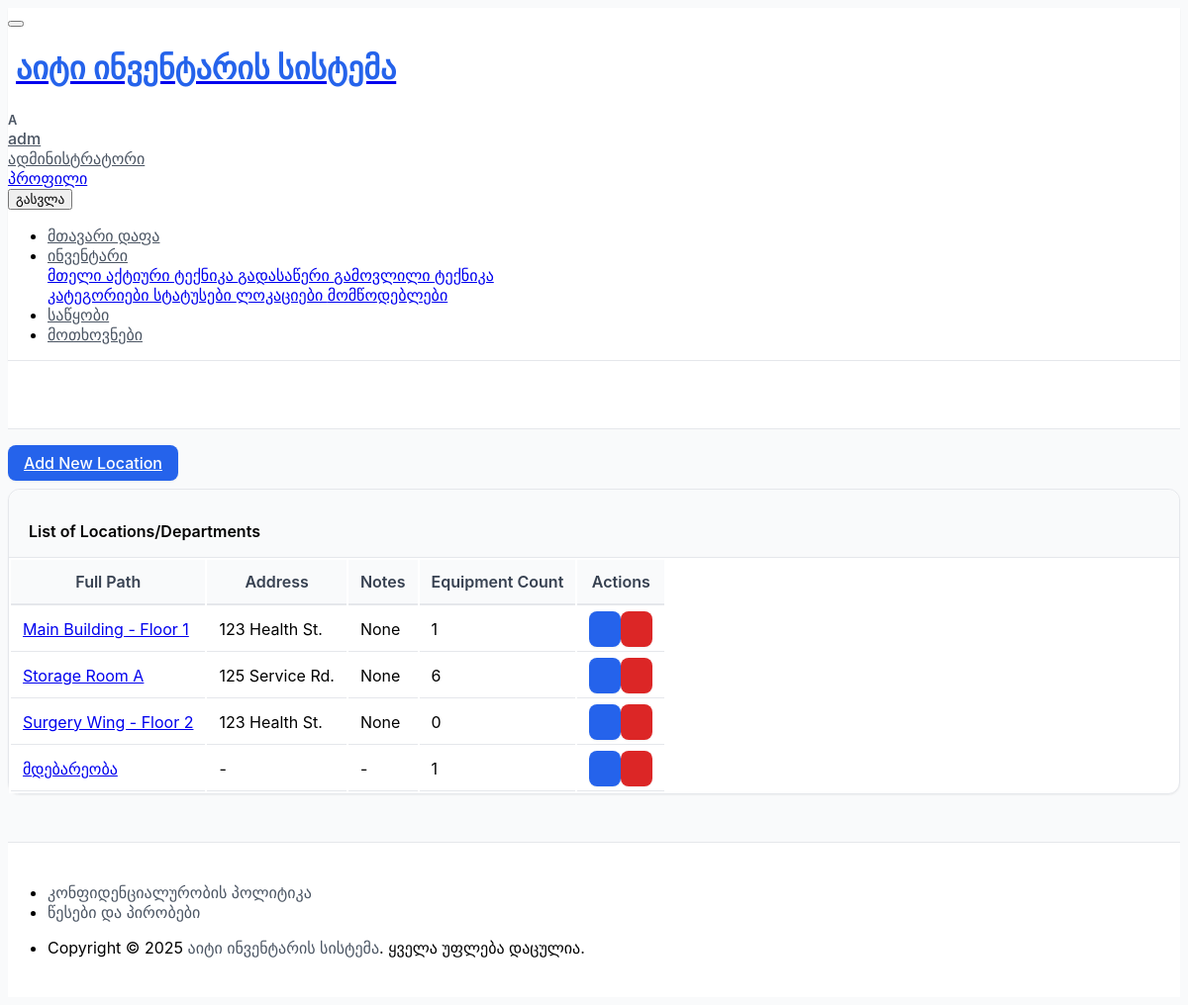
Page /inventory/locations/ (signed in) on the earlier database version.
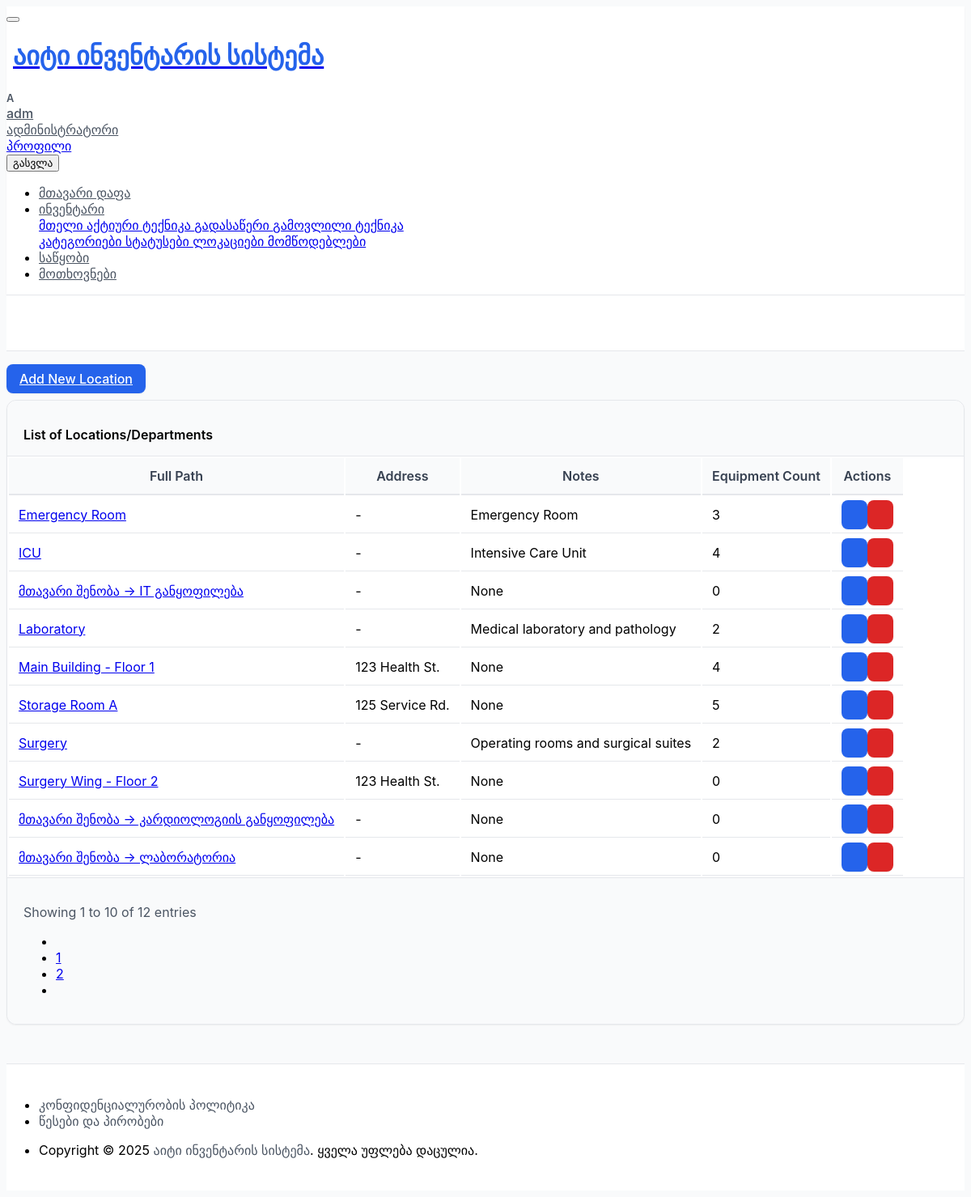
Same page on the later database version.
### inventory/models.py (models this page shows, shortened)
class Location(models.Model):
    name = models.CharField(
        _("Location/Department Name"),
        max_length=100,
        unique=True,
        help_text=_("დეპარტამენტის, შენობის, სართულის ან ოთახის დასახელება (მაგ., მთავარი შენობა, IT დეპარტამენტი, მე-3 სართული, ოთახი 301).")
    )
    parent_location = models.ForeignKey(
        'self',
        null=True,
        blank=True,
        on_delete=models.SET_NULL,
        related_name='child_locations',
        verbose_name=_("Parent Location (Optional)"),
        help_text=_("თუ ეს ლოკაცია სხვა, უფრო დიდი ლოკაციის ნაწილია (მაგ., ოთახი სართულზე, სართული შენობაში).")
    )
    address = models.CharField(
        _("Address (Optional)"),
        max_length=255,
        blank=True,
        null=True,
        help_text=_("ფიზიკური მისამართი, თუ relevant (მაგ., შენობისთვის).")
    )
    notes = models.TextField(
        _("Notes (Optional)"),
        blank=True,
        null=True,
        help_text=_("დამატებითი შენიშვნები ამ ლოკაციის შესახებ.")
    )
    def get_full_path(self):
        path = [self.name]
        current = self.parent_location
        while current:
            path.append(current.name)
            current = current.parent_location
        return " -> ".join(reversed(path))
    get_full_path.short_description = _("Full Path")
    class Meta:
        verbose_name = _("Location/Department")
        verbose_name_plural = _("Locations/Departments")
        ordering = ['name']

### inventory/views.py (the view)
# urls.py: path('locations/', views.LocationListView.as_view(), name='location_list'),
class LocationListView(LoginRequiredMixin, PermissionRequiredMixin, ListView):
    model = Location
    template_name = 'inventory/location_list.html'
    context_object_name = 'locations'
    permission_required = 'inventory.view_location'
    paginate_by = 10
    def get_context_data(self, **kwargs):
        context = super().get_context_data(**kwargs)
        context['page_title'] = _("Locations")
        context['can_add_location'] = self.request.user.has_perm('inventory.add_location')
        return context

### inventory/templates/inventory/location_list.html (shortened to what the changed rows need)
{% extends "core/base.html" %}
{% load i18n static %}
{% block content %}
<div class="container-xl">
    <div class="card">
        {% if locations %}
            <div class="table-responsive">
                <table class="table table-vcenter card-table table-striped table-hover">
                    <thead>
                        <tr>
                            <th>{% trans "Full Path" %}</th>
                            <th>{% trans "Address" %}</th>
                            <th>{% trans "Notes" %}</th>
                            <th>{% trans "Equipment Count" %}</th>
                            <th class="w-1">{% trans "Actions" %}</th>
                        </tr>
                    </thead>
                    <tbody>
                    {% for location_item in locations %}
                        <tr>
                            <td>
                                {% if perms.inventory.change_location %}
                                    <a href="{% url 'inventory:location_update' location_item.pk %}">{{ location_item.get_full_path }}</a>
                                {% else %}
                                    {{ location_item.get_full_path }}
                                {% endif %}
                            </td>
                            <td data-label="{% trans "Address" %}">{{ location_item.address|default:"-" }}</td>
                            <td data-label="{% trans "Notes" %}">{{ location_item.notes|truncatewords:15|default:"-" }}</td>
                            <td data-label="{% trans "Equipment Count" %}">{{ location_item.equipment_at_location.count }}</td>
                            <td>
                                <div class="btn-list flex-nowrap">
                                    {% if perms.inventory.change_location %}
                                    <a href="{% url 'inventory:location_update' location_item.pk %}" class="btn btn-primary" title="{% trans "Edit" %}">
                                    </a>
                                    {% endif %}
                                    {% if perms.inventory.delete_location %}
                                    <a href="{% url 'inventory:location_delete' location_item.pk %}" class="btn btn-danger" title="{% trans "Delete" %}">
                                    </a>
                                    {% endif %}
                                </div>
                            </td>
                        </tr>
                    {% endfor %}
                    </tbody>
                </table>
            </div>
        {% endif %}
        {% if is_paginated %}
        <div class="card-footer d-flex align-items-center">
            <p class="m-0 text-muted">
            </p>
            <ul class="pagination m-0 ms-auto">
                {% if page_obj.has_previous %}
                    <li class="page-item"><a class="page-link" href="?page={{ page_obj.previous_page_number }}{% for key, value in request.GET.items %}{% if key != 'page' %}&{{ key }}={{ value }}{% endif %}{% endfor %}"><i class="ti ti-chevron-left"></i></a></li>
                {% else %}
                    <li class="page-item disabled"><a class="page-link" href="#" tabindex="-1" aria-disabled="true"></a></li>
                {% endif %}
                {% for num in page_obj.paginator.page_range %}
                    {% if page_obj.number == num %}
                        <li class="page-item active"><a class="page-link" href="#">{{ num }}</a></li>
                    {% elif num > page_obj.number|add:'-3' and num < page_obj.number|add:'3' %}
                        <li class="page-item"><a class="page-link" href="?page={{ num }}{% for key, value in request.GET.items %}{% if key != 'page' %}&{{ key }}={{ value }}{% endif %}{% endfor %}">{{ num }}</a></li>
                    {% endif %}
                {% endfor %}
                {% if page_obj.has_next %}
                    <li class="page-item"></li>
                {% else %}
                    <li class="page-item disabled"><a class="page-link" href="#" tabindex="-1" aria-disabled="true"><i class="ti ti-chevron-right"></i></a></li>
                {% endif %}
            </ul>
        </div>
        {% endif %}
    </div>
</div>
{% endblock content %}

Differences in the rows shown:
no longer on this page (row unchanged): Location: get_full_path "მდებარეობა", address "-", notes "-", equipment_at_location.count "1"
added Location: get_full_path "Emergency Room", address "-", notes "Emergency Room", equipment_at_location.count "3"
added Location: get_full_path "ICU", address "-", notes "Intensive Care Unit", equipment_at_location.count "4"
added Location: get_full_path "მთავარი შენობა -> IT განყოფილება", address "-", notes "None", equipment_at_location.count "0"
added Location: get_full_path "Laboratory", address "-", notes "Medical laboratory and pathology", equipment_at_location.count "2"
computed for Location "Main Building - Floor 1": equipment_at_location.count "1" → "4"
computed for Location "Storage Room A": equipment_at_location.count "6" → "5"
added Location: get_full_path "Surgery", address "-", notes "Operating rooms and surgical suites", equipment_at_location.count "2"
added Location: get_full_path "მთავარი შენობა -> კარდიოლოგიის განყოფილება", address "-", notes "None", equipment_at_location.count "0"
added Location: get_full_path "მთავარი შენობა -> ლაბორატორია", address "-", notes "None", equipment_at_location.count "0"
Other differences:
text now shown: "Showing 1 to 10 of 12 entries"
new list line: "1"
new list line: "2"
